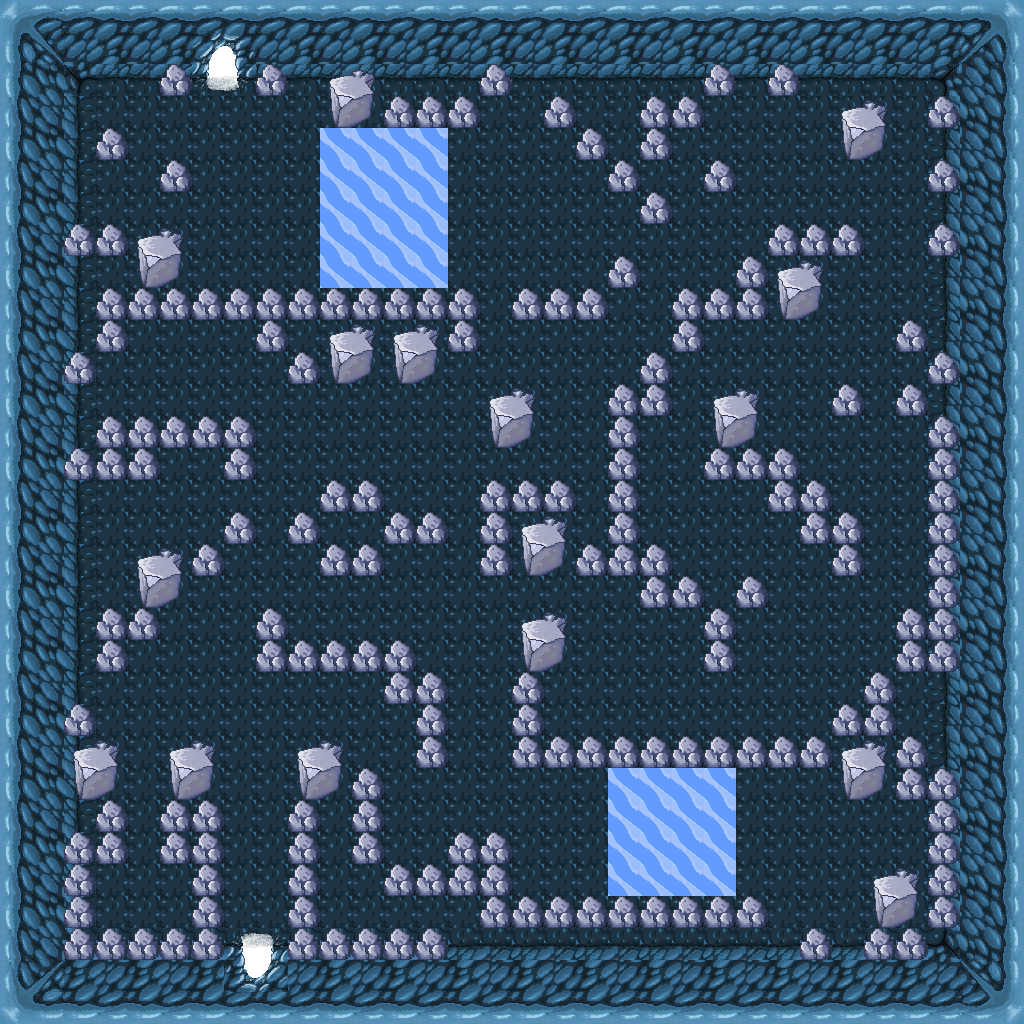

Tiled map render using the project's own tile images. Description and the map definition, with tile-layer contents summarised, below:
An orthogonal 32x32 tile map with 32x32 px tiles, 2 tile layers (Sol grotte, Mur).

<map version="1.5" tiledversion="1.7.2" orientation="orthogonal" renderorder="right-down" width="32" height="32" tilewidth="32" tileheight="32" infinite="0" nextlayerid="3" nextobjectid="1">
 <tileset firstgid="1" name="Tile set zelda like" tilewidth="32" tileheight="32" tilecount="269" columns="16">
  <image source="Tile set zelda like.png" width="512" height="512" />
  <tile id="0" />
  <tile id="1" />
  <tile id="2" />
  <tile id="3" />
  <tile id="4" />
  <tile id="5" />
  <tile id="6" />
  <tile id="7" />
  <tile id="8" />
  <tile id="9" />
  <tile id="10" />
  <tile id="11" />
  <tile id="12" />
  <tile id="13" />
  <tile id="14" />
  <tile id="15" />
  <tile id="16" />
  <tile id="17" />
  <tile id="18" />
  <tile id="19" />
  <tile id="20" />
  <tile id="21" />
  <tile id="22" />
  <tile id="23" />
  <tile id="24" />
  <tile id="25" />
  <tile id="26" />
  <tile id="27" />
  <tile id="28" />
  <tile id="29" />
  <tile id="30" />
  <tile id="31" />
  <tile id="32" />
  <tile id="33" />
  <tile id="34" />
  <tile id="35" />
  <tile id="36" />
  <tile id="37" />
  <tile id="38" />
  <tile id="39" />
  <tile id="40" />
  <tile id="41" />
  <tile id="42" />
  <tile id="43" />
  <tile id="44" />
  <tile id="45" />
  <tile id="46" />
  <tile id="47" />
  <tile id="48" />
  <tile id="49" />
  <tile id="50" />
  <tile id="51" />
  <tile id="52" />
  <tile id="53" />
  <tile id="54" />
  <tile id="55" />
  <tile id="56" />
  <tile id="57" />
  <tile id="58" />
  <tile id="59" />
  <tile id="60" />
  <tile id="61" />
  <tile id="62" />
  <tile id="63" />
  <tile id="64">
   <properties>
    <property name="estSolide" type="bool" value="false" />
   </properties>
  </tile>
  <tile id="65">
   <properties>
    <property name="estSolide" type="bool" value="false" />
   </properties>
  </tile>
  <tile id="66" />
  <tile id="67" />
  <tile id="68" />
  <tile id="69" />
  <tile id="70" />
  <tile id="71" />
  <tile id="72" />
  <tile id="73" />
  <tile id="74" />
  <tile id="75" />
  <tile id="76" />
  <tile id="77" />
  <tile id="78" />
  <tile id="79" />
  <tile id="80" />
  <tile id="81" />
  <tile id="82" />
  <tile id="83" />
  <tile id="84" />
  <tile id="85" />
  <tile id="86" />
  <tile id="87" />
  <tile id="88" />
  <tile id="89" />
  <tile id="90" />
  <tile id="91" />
  <tile id="92" />
  <tile id="93" />
  <tile id="94" />
  <tile id="95" />
  <tile id="96" />
  <tile id="97" />
  <tile id="98" />
  <tile id="99" />
  <tile id="100" />
  <tile id="101" />
  <tile id="102">
   <properties>
    <property name="estSolide" type="bool" value="false" />
   </properties>
  </tile>
  <tile id="103">
   <properties>
    <property name="estSolide" type="bool" value="false" />
   </properties>
  </tile>
  <tile id="104" />
  <tile id="105" />
  <tile id="106" />
  <tile id="107" />
  <tile id="108" />
  <tile id="109" />
  <tile id="110" />
  <tile id="111" />
  <tile id="112" />
  <tile id="113" />
  <tile id="114" />
  <tile id="115" />
  <tile id="116" />
  <tile id="117" />
  <tile id="118">
   <properties>
    <property name="estSolide" type="bool" value="false" />
   </properties>
  </tile>
  <tile id="119">
   <properties>
    <property name="estSolide" type="bool" value="false" />
   </properties>
  </tile>
  <tile id="120" />
  <tile id="121" />
  <tile id="122" />
  <tile id="123" />
  <tile id="124" />
  <tile id="125" />
  <tile id="126" />
  <tile id="127" />
  <tile id="128">
   <properties>
    <property name="estSolide" type="bool" value="true" />
   </properties>
  </tile>
  <tile id="129">
   <properties>
    <property name="estSolide" type="bool" value="true" />
   </properties>
  </tile>
  <tile id="130">
   <properties>
    <property name="estSolide" type="bool" value="false" />
   </properties>
  </tile>
  <tile id="131">
   <properties>
    <property name="estSolide" type="bool" value="false" />
   </properties>
  </tile>
  <tile id="132">
   <properties>
    <property name="estSolide" type="bool" value="true" />
   </properties>
  </tile>
  <tile id="133" />
  <tile id="134" />
  <tile id="135" />
  <tile id="136" />
  <tile id="137" />
  <tile id="138" />
  <tile id="139" />
  <tile id="140" />
  <tile id="141" />
  <tile id="142" />
  <tile id="143" />
  <tile id="144">
   <properties>
    <property name="estSolide" type="bool" value="true" />
   </properties>
  </tile>
  <tile id="145">
   <properties>
    <property name="estSolide" type="bool" value="true" />
   </properties>
  </tile>
  <tile id="146" />
  <tile id="147" />
  <tile id="148" />
  <tile id="149" />
  <tile id="150" />
  <tile id="151" />
  <tile id="152" />
  <tile id="153" />
  <tile id="154" />
  <tile id="155" />
  <tile id="156" />
  <tile id="157" />
  <tile id="158" />
  <tile id="159" />
  <tile id="160" />
  <tile id="161" />
  <tile id="162" />
  <tile id="163" />
  <tile id="164" />
  <tile id="165" />
  <tile id="166" />
  <tile id="167" />
  <tile id="168" />
  <tile id="169" />
  <tile id="170" />
  <tile id="171" />
  <tile id="172" />
  <tile id="173" />
  <tile id="174" />
  <tile id="175" />
  <tile id="176" />
  <tile id="177" />
  <tile id="178" />
  <tile id="179" />
  <tile id="180" />
  <tile id="181" />
  <tile id="182" />
  <tile id="183" />
  <tile id="184" />
  <tile id="185" />
  <tile id="186" />
  <tile id="187" />
  <tile id="188" />
  <tile id="189" />
  <tile id="190" />
  <tile id="191" />
  <tile id="192" />
  <tile id="193" />
  <tile id="194" />
  <tile id="195" />
  <tile id="196" />
  <tile id="197" />
  <tile id="198" />
  <tile id="199" />
  <tile id="200" />
  <tile id="201" />
  <tile id="202" />
  <tile id="203" />
  <tile id="204" />
  <tile id="205" />
  <tile id="206" />
  <tile id="207" />
  <tile id="208" />
  <tile id="209" />
  <tile id="210" />
  <tile id="211" />
  <tile id="212" />
  <tile id="213" />
  <tile id="214" />
  <tile id="215" />
  <tile id="216" />
  <tile id="217" />
  <tile id="218" />
  <tile id="219" />
  <tile id="220" />
  <tile id="221" />
  <tile id="222" />
  <tile id="223" />
  <tile id="224" />
  <tile id="225" />
  <tile id="226" />
  <tile id="227" />
  <tile id="228" />
  <tile id="229" />
  <tile id="230" />
  <tile id="231" />
  <tile id="232" />
  <tile id="233" />
  <tile id="234" />
  <tile id="235" />
  <tile id="236" />
  <tile id="237" />
  <tile id="238" />
  <tile id="239" />
  <tile id="240" />
  <tile id="241" />
  <tile id="242" />
  <tile id="243" />
  <tile id="244" />
  <tile id="245" />
  <tile id="246" />
  <tile id="247" />
  <tile id="248" />
  <tile id="249" />
  <tile id="250" />
  <tile id="251" />
  <tile id="252" />
  <tile id="253" />
  <tile id="254" />
  <tile id="255" />
  <tile id="256" />
  <tile id="257" />
  <tile id="390" />
  <tile id="391" />
  <tile id="454" />
  <tile id="455" />
  <tile id="512" />
  <tile id="513" />
  <tile id="514" />
  <tile id="515" />
  <tile id="516" />
  <tile id="576" />
  <tile id="577" />
 </tileset>
 <layer id="1" name="Sol grotte" width="32" height="32">
  <data>[1024 cells, 1024 non-empty, 16 distinct tile ids]</data>
 </layer>
 <layer id="2" name="Mur" width="32" height="32">
  <data>[1024 cells, 533 non-empty, 19 distinct tile ids]</data>
 </layer>
</map>
